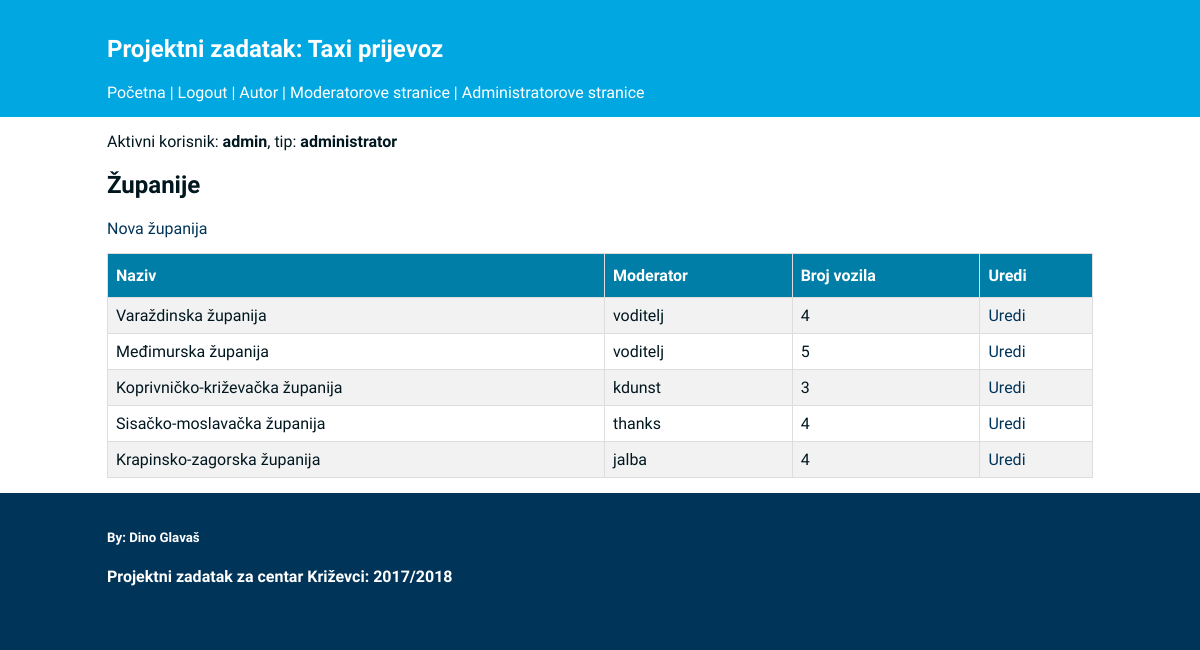
The page /zupanije.php (signed in) on the database its author committed.
### tables this page shows
CREATE TABLE IF NOT EXISTS `zupanija` (
  `zupanija_id` INT(10) NOT NULL AUTO_INCREMENT,
  `moderator_id` INT(10) NOT NULL,
  `naziv` VARCHAR(50) NOT NULL,
  `broj_vozila` INT(4) NOT NULL,
  PRIMARY KEY (`zupanija_id`),
  INDEX `fk_kateogrija_predmeta_korisnik1_idx` (`moderator_id` ASC),
  CONSTRAINT `fk_kateogrija_predmeta_korisnik1`
    FOREIGN KEY (`moderator_id`)
    REFERENCES `korisnik` (`korisnik_id`)
    ON DELETE NO ACTION
    ON UPDATE NO ACTION);

CREATE TABLE IF NOT EXISTS `korisnik` (
  `korisnik_id` INT(10) NOT NULL AUTO_INCREMENT,
  `tip_id` INT(10) NOT NULL,
  `korisnicko_ime` VARCHAR(50) NOT NULL,
  `lozinka` VARCHAR(50) NOT NULL,
  `ime` VARCHAR(50) NOT NULL,
  `prezime` VARCHAR(50) NOT NULL,
  `email` VARCHAR(50) NULL,
  `slika` VARCHAR(100) NULL,
  PRIMARY KEY (`korisnik_id`),
  INDEX `fk_korisnik_tip_korisnika_idx` (`tip_id` ASC),
  CONSTRAINT `fk_korisnik_tip_korisnika`
    FOREIGN KEY (`tip_id`)
    REFERENCES `tip_korisnika` (`tip_id`)
    ON DELETE NO ACTION
    ON UPDATE NO ACTION);

### baza.php (called while the page is built, shortened)
<?php
$baza = 'iwa_2017_kz_projekt';
$korisnik = 'iwa_2017';
$lozinka = 'foi2017';
$server = 'localhost';
$connection = mysqli_connect($server, $korisnik, $lozinka, $baza);
function sql($sql) {
	global $connection;
	$r = mysqli_query($connection, $sql);
	return $r;
}
?>

### zupanije.php (the view, shortened to what this page needs)
<?php
require_once("header.php");
echo "<h2>Županije</h2>";
echo "<a class='veza' href='zupanija.php?nova'>Nova županija</a>";
$sql = "SELECT * FROM zupanija";
$r = sql($sql);
if (mysqli_num_rows($r) > 0) {
	echo "
	<table class='tablica'>
		<tr>
			<th>Naziv</th>
			<th>Moderator</th>
			<th>Broj vozila</th>
			<th>Uredi</th>
		</tr>";
		while (list($zupanija_id, $moderator_id, $naziv, $broj_vozila) =
								mysqli_fetch_array($r, MYSQLI_BOTH)) {
			echo "<tr>
				<td>$naziv</td>";
				$sql_moder = "SELECT korisnicko_ime FROM korisnik WHERE korisnik_id = $moderator_id";
				$r_moder = sql($sql_moder);
				list($moderator_korisnicko_ime) = mysqli_fetch_array($r_moder, MYSQLI_BOTH);
				echo "<td>$moderator_korisnicko_ime</td>
				<td>$broj_vozila</td>
				<td><a class='veza' href='zupanija.php?zupanijaIdUredi=$zupanija_id&naziv=$naziv'>Uredi</a></td>
			</tr>";
		}
		echo "</table>";
} else {
	echo "<h3>Nema županija u bazi!<h3>";
}
require_once("footer.php")
?>

### css.css (style rules this page uses)
body { font-family: 'Sarabun', sans-serif; width: 100%; margin: 0; background-color: #003459; color: #00171F; }
a:link { color: white; text-decoration: none; }
.tablica { margin-top: 15px; border-collapse: collapse; width: 100%; }
.tablica td, .tablica th { border: 1px solid #ddd; padding: 8px; }
.tablica tr:nth-child(even) { background-color: #f2f2f2; }
.tablica th { padding-top: 12px; padding-bottom: 12px; text-align: left; background-color: #007EA7; color: white; }
a:link.veza { text-decoration:none; color:#003459; }

### rows shown on the page
zupanija: naziv "Varaždinska županija", moderator.korisnicko_ime "voditelj", broj_vozila "4"
zupanija: naziv "Međimurska županija", moderator.korisnicko_ime "voditelj", broj_vozila "5"
zupanija: naziv "Koprivničko-križevačka županija", moderator.korisnicko_ime "kdunst", broj_vozila "3"
zupanija: naziv "Sisačko-moslavačka županija", moderator.korisnicko_ime "thanks", broj_vozila "4"
zupanija: naziv "Krapinsko-zagorska županija", moderator.korisnicko_ime "jalba", broj_vozila "4"

### other values the page prints
$_SESSION['kor_ime'] "admin"
tip_korisnika($_SESSION['tip']) "administrator"
